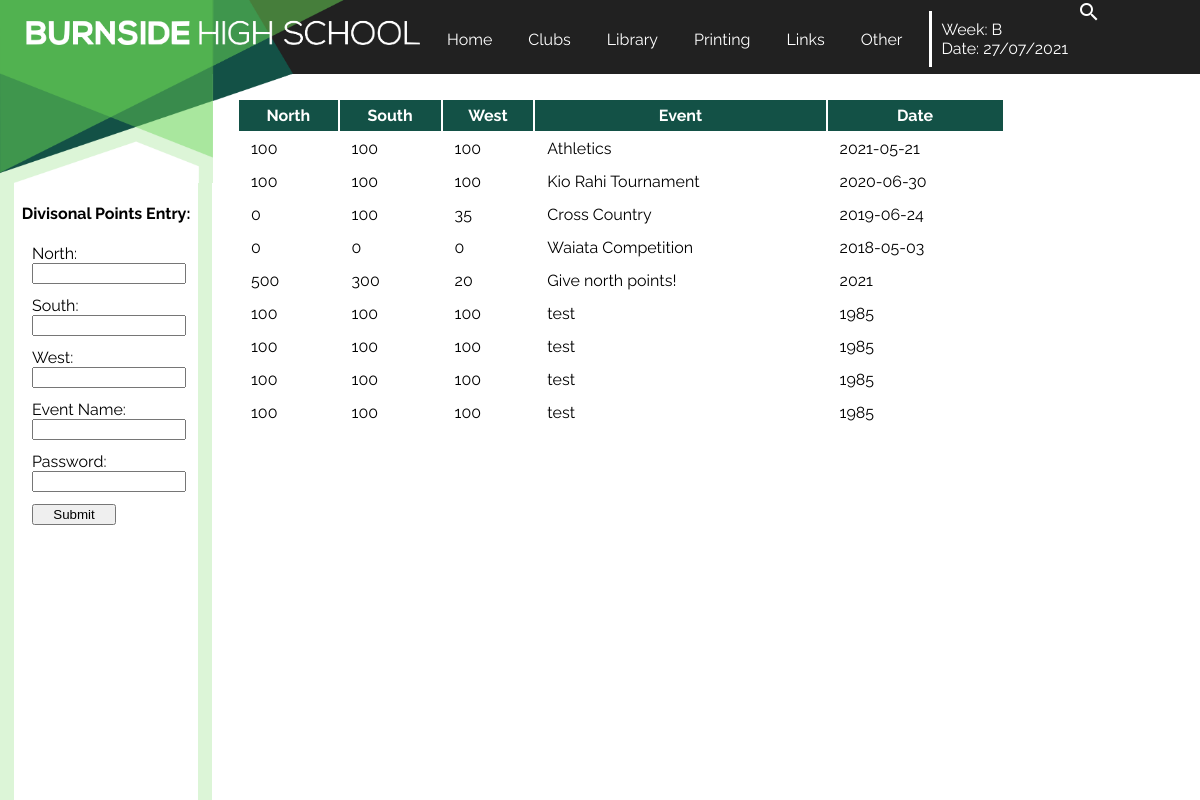
Page /divpoints on the earlier database version.
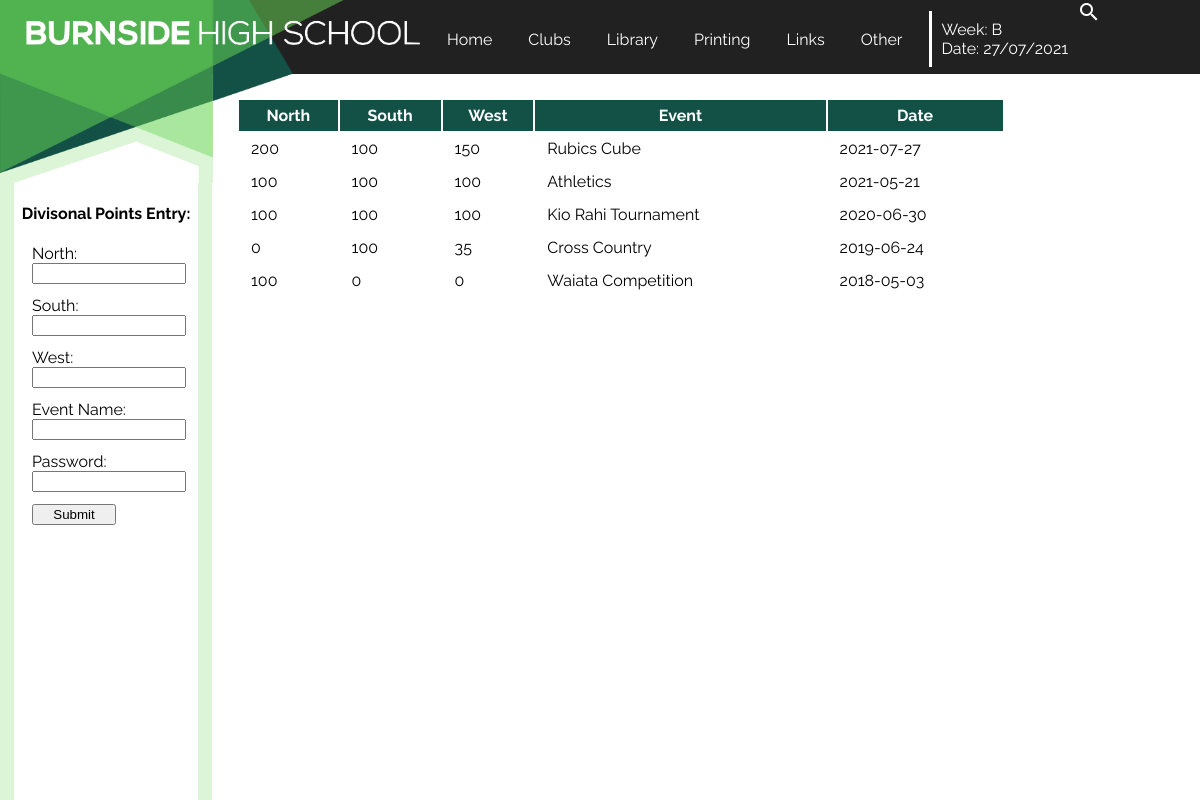
Same page on the later database version.
### tables this page shows
CREATE TABLE Points (id INTEGER PRIMARY KEY, north INTEGER, south INTEGER, west INTEGER, event STRING, date DATE);

### main.py (the view, shortened to what this page needs)
@app.route('/divpoints',methods=['POST','GET'])
def divpoints():
    print(request.method)
    with sqlite3.connect("db/Divisionalpoints.db") as connection:
        cursor=connection.cursor()
        cursor.execute('SELECT north,south,west,event,date FROM Points ORDER BY date DESC')
        results=cursor.fetchall()
    return render_template('divisionalpoints.html',results=results,week=week,date=date)

### templates/divisionalpoints.html
{% extends 'layout.html' %}
{% block content %}
    <table>
        <tr>
            <th>North</th>
            <th>South</th>
            <th>West</th>
            <th>Event</th>
            <th>Date</th>
        </tr>
        {%for item in results%}
        <tr>
            <td>{{item[0]}}</td>
            <td>{{item[1]}}</td>
            <td>{{item[2]}}</td>
            <td>{{item[3]}}</td>
            <td>{{item[4]}}</td>
        </tr>
        {% endfor %}
    </table>
{% endblock %}
{% block sidebar %}
    <h4>Divisonal Points Entry:</h4>
    <form autocomplete="off"class='divpointsform' method="POST">
        <label for="North">North:</label><br>
        <input type="number" id="North" name="North" min=0 required><br>
        <label for="South">South:</label><br>
        <input type="number" id="South" name="South" min=0 required><br>
        <label for="West">West:</label><br>
        <input type="number" id="West" name="West"min=0 required><br>
        <label for="Event">Event Name:</label><br>
        <input type="text" id="Event" name="Event" required>
        <label for="Password">Password:</label><br>
        <input type="password" id="Password" name="Password" required><br>
        <input type="submit" id="Submit" name="Submit">
    </form>
{% endblock %}

### templates/layout.html (shortened to what this page needs)
<!DOCTYPE html>
<head>
    <link rel="stylesheet" href="/static/css/style.css">
</head>
<body>
    <a href="/" class=cornertriangles>
        <img src="static/css/ct1.png"alt="burnside logo">
    </a>
    <div class=cornertriangles2><img src="static/css/ct2.png"></div>
    {% include 'header.html' %}
    <article>
        {% block content%}{% endblock %}
    </article>
    <div class="sidenav">
        {% block sidebar%}{% endblock %}
    </div>
</body>

### templates/header.html
<header>
    <a href="/">Home</a>
    <a href="/clubs">Clubs</a>
    <a href="/library">Library</a>
    <a href="/printing">Printing</a>
    <a href="/links">Links</a>
    <a href="/other">Other</a>
    <p>Week: {{week}} <br>Date: {{date}}</p>
    <i class="material-icons" style=color:white>search</i>
</header>

### static/css/style.css (style rules this page uses)
body { font-family: 'Raleway', sans-serif; margin: 0px 0px 0px 0px; background-color: white; background-size: 30vw, 15.0857142857vw; }
.cornertriangles img { width: 17.75vw; float: left; position:fixed; z-index: 3; }
.cornertriangles2 img { width: 17.25vw; float: left; position:fixed; z-index: 3; left: 17.75vw; }
header { background-color: rgba(33, 33, 33, 100); height: 6.145vw; position:fixed; width:100vw; z-index: 2; padding-left: 35vw; }
header a { color: white; text-decoration: none; float:left; margin-top: 1.75vw; margin-left: 1.5vw; padding:0.75vw; }
header p { color: white; text-decoration: none; float:left; margin-top: 0.875vw; margin-left: 1.5vw; padding:0.75vw; border-left-color: white; border-left-style: solid; }
article { background-color: white; position:absolute; width:78vw; top:6.15vw; left:17.75vw; padding-top:2vw; padding-left:2vw; }
.sidenav { height:100%; width:15.34vw; top:15.2vw; background-color: white; border-color: rgba(220, 245, 215, 100); border-width: 1.2vw; border-style: solid; border-bottom-width:0; border-top-width:0; position:fixed; }
table { width:82%; }
h4 { text-align:center; }
th { background-color: rgba(19, 81, 70, 100); color:white; padding:0.5vw; }
td { padding:0.5vw 0 0.5vw 1vw; }
a { text-decoration:none; }
.divpointsform { border-width:0.1vw; padding:0; margin-left:1.5vw; }
.divpointsform input { width:12.14vw; margin-bottom: 1vw; }
input[type="submit" i] { width:7vw; }

Differences in the rows shown:
removed Points: north "500", south "300", west "20", event "Give north points!", date "2021"
removed Points: north "100", south "100", west "100", event "test", date "1985"
removed Points: north "100", south "100", west "100", event "test", date "1985"
removed Points: north "100", south "100", west "100", event "test", date "1985"
changed Points: north "100" → "200"; west "100" → "150"; event "test" → "Rubics Cube"; date "1985" → "2021-07-27"; moves up the list
changed Points "Waiata Competition": north "0" → "100"
